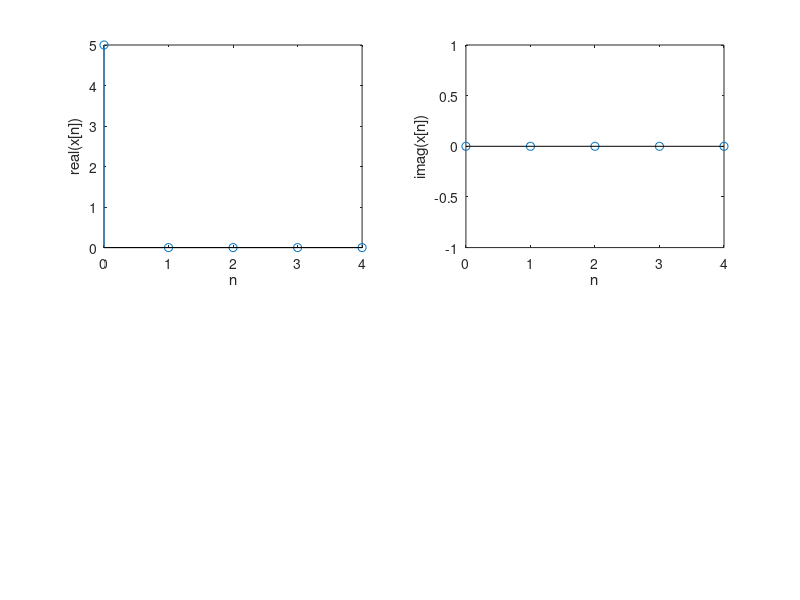

This chart was generated by the following MATLAB code: (Note: this script raises an error after producing the figure.)
clc
clear variables
xn = input('Enter the sequence x[n]: ');

numberOfPoints = input('Enter the number of points needed for DFT(>= length(xn)): ');
%xn = [1, 2, 3, 4];           %Feel free to change xn to any point sequence


%assuming numberOfPoints >= length(xn)
xn(length(xn)+1 : numberOfPoints) = 0;

%This time samples for x(n)
n = [0:length(xn)-1];
    
subplot(2,2,1);
stem(n,real(xn));xlabel('n');ylabel('real(x[n])');

subplot(2,2,2);
stem(n,imag(xn));xlabel('n');ylabel('imag(x[n])');

%This is k for X(k)
k = n;                                                             
%X(k) evaluated from findDFT function defined in the same directory
Xk = findDFT(xn);                                              

subplot(2,2,3);
stem(k,abs(Xk));xlabel('k');ylabel('magnitude(X(k))');

subplot(2,2,4);
stem(k,angle(Xk));xlabel('k');ylabel('phase(X(k))');

sgtitle('Realization of DFT');

disp(xn);
disp(Xk);